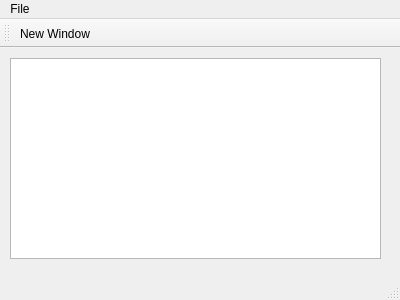
<?xml version="1.0" encoding="UTF-8"?>
<ui version="4.0">
 <class>MainWindow</class>
 <widget class="QMainWindow" name="MainWindow">
  <property name="geometry">
   <rect>
    <x>0</x>
    <y>0</y>
    <width>400</width>
    <height>300</height>
   </rect>
  </property>
  <property name="windowTitle">
   <string>MainWindow</string>
  </property>
  <widget class="QWidget" name="centralWidget">
   <widget class="QPlainTextEdit" name="plainTextEdit">
    <property name="geometry">
     <rect>
      <x>10</x>
      <y>10</y>
      <width>371</width>
      <height>201</height>
     </rect>
    </property>
   </widget>
  </widget>
  <widget class="QMenuBar" name="menuBar">
   <property name="geometry">
    <rect>
     <x>0</x>
     <y>0</y>
     <width>400</width>
     <height>20</height>
    </rect>
   </property>
   <widget class="QMenu" name="menuFile">
    <property name="title">
     <string>File</string>
    </property>
    <addaction name="actionNew_Window"/>
   </widget>
   <addaction name="menuFile"/>
  </widget>
  <widget class="QToolBar" name="mainToolBar">
   <attribute name="toolBarArea">
    <enum>TopToolBarArea</enum>
   </attribute>
   <attribute name="toolBarBreak">
    <bool>false</bool>
   </attribute>
   <addaction name="actionNew_Window"/>
  </widget>
  <widget class="QStatusBar" name="statusBar"/>
  <action name="actionNew_Window">
   <property name="text">
    <string>New Window</string>
   </property>
  </action>
 </widget>
 <layoutdefault spacing="6" margin="11"/>
 <resources/>
 <connections/>
</ui>
